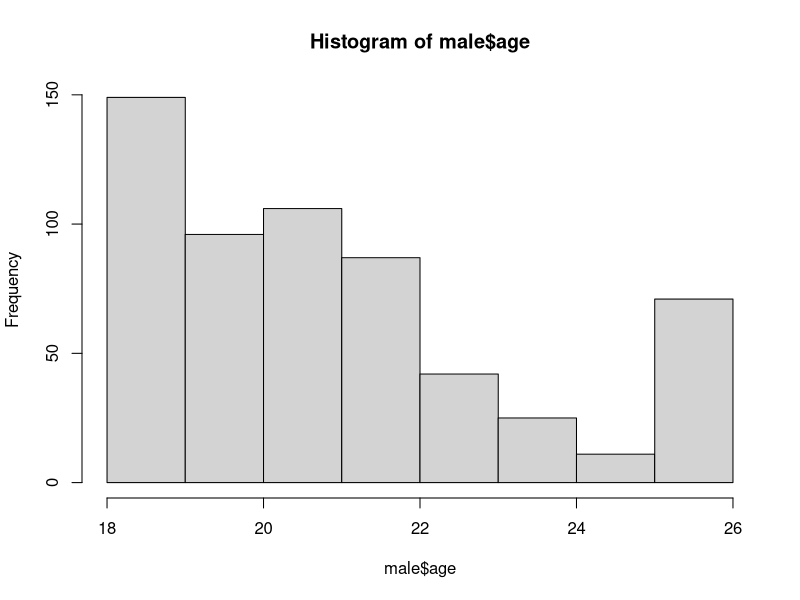
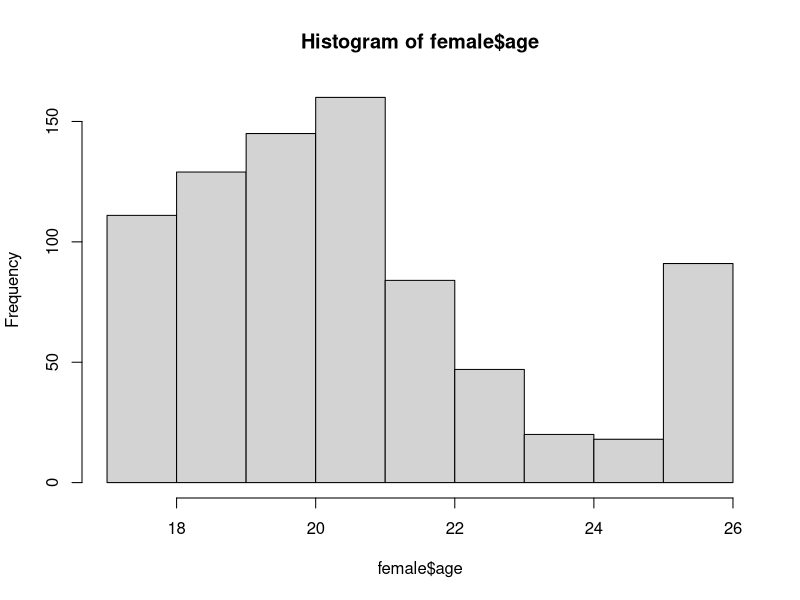
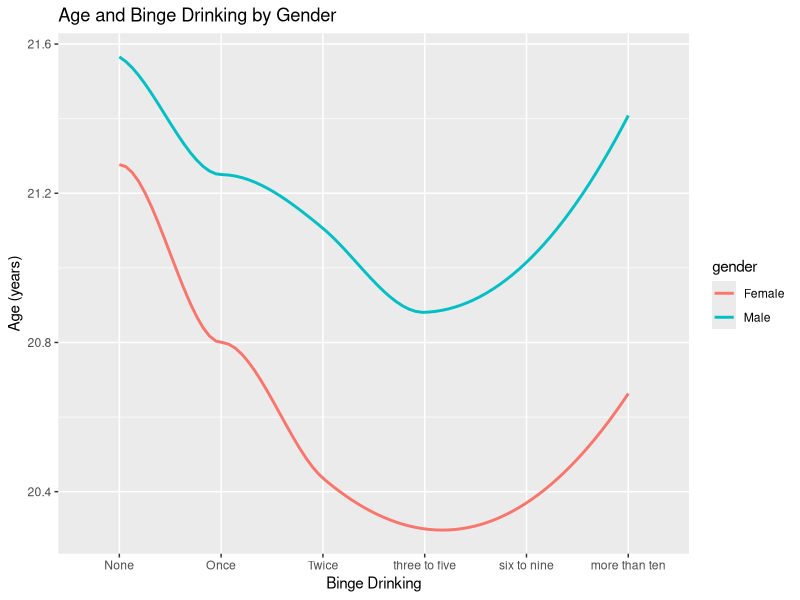

R code for these plots, in order:

# title: "BST 611 SAS Lab for  Regression "
# author: "BST 611"

# set working directory 
#setwd("D:/FuchenchuWang/UAB/BST 611/conversion")

# read your file
lab=read.csv("Binge_Drinking.csv")

# Split the dataset by Gender 
# 1 = Male
# 2 = Female""

# change "1/2" to "Male/Female"
lab$gender = gsub(1, "Male",lab$gender)
lab$gender = gsub(2, "Female",lab$gender)

# subset a dataset only contains male
male=lab[lab$gender=="Male",]
female=lab[lab$gender=="Female",]

summary(male$age)
hist(male$age)

summary(female$age)
hist(female$age)

# Recode the continuous variable, Age, into three groups:  < 20 years; 20-25 years; and >25 years
age_in_year= ifelse(lab$age<=19,1,
                    ifelse(lab$age>19 & lab$age<=25, "2","3"
                    ))
lab_new=cbind(lab,age_in_year)
table(lab_new$age_in_year)


# Figure
lab$drinks5 = gsub(1, "None",lab$drinks5)
lab$drinks5 = gsub(2, "Once",lab$drinks5)
lab$drinks5 = gsub(3, "Twice",lab$drinks5)
lab$drinks5 = gsub(4, "three to five",lab$drinks5)
lab$drinks5 = gsub(5, "six to nine",lab$drinks5)
lab$drinks5 = gsub(6, "more than ten",lab$drinks5)

# give x label a order, otherwise it will show in alphabet
x.order=c("None","Once", "Twice","three to five","six to nine","more than ten")
lab$drinks5 = factor(lab$drinks5, levels=unique(x.order))

figure=cbind(lab[,c(1,2,6)])
figure.delete=na.omit(figure)

library(ggplot2)
plot(ggplot(figure.delete, aes(x=drinks5,y=age,color=gender,group=gender)) + geom_smooth(method="loess",se=F)+labs(x="Binge Drinking",y="Age (years)",title="Age and Binge Drinking by Gender"))
